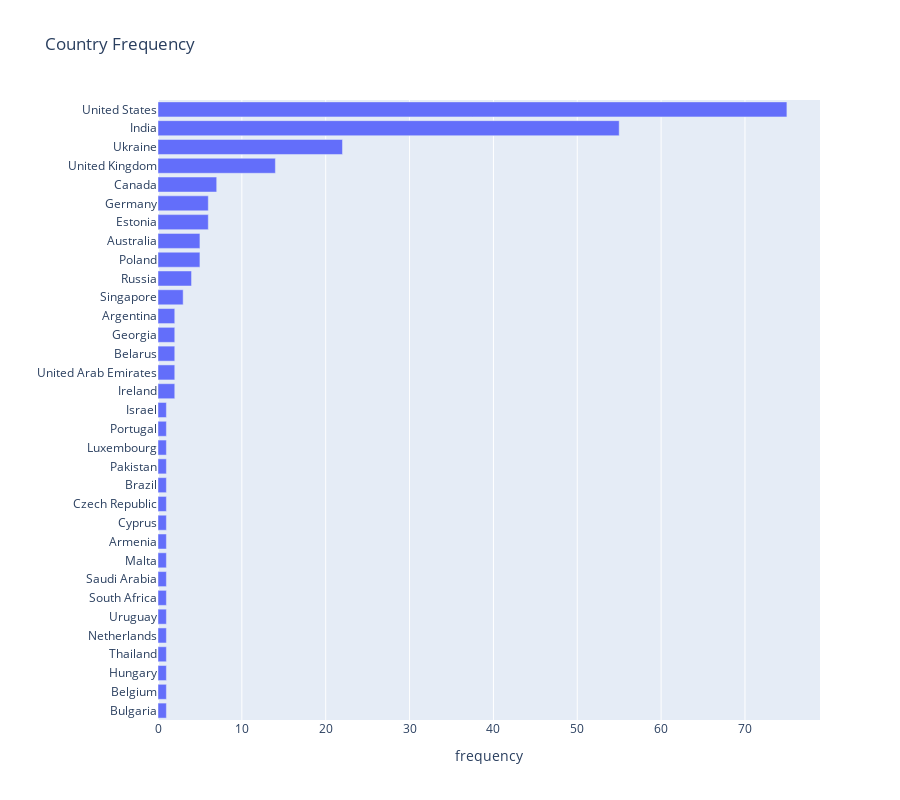

Notebook code for this chart:
### Code cell
px.bar(y=locations.index, x=locations.values, width=900, height=800, 
       title= 'Country Frequency', labels={'y':'', 'x':'frequency'})

### Figure 1 — Plotly figure (JSON) as saved in the notebook; plotly's stock layout.template omitted (floating-point values rounded to 4 significant figures)
{"data": [{"alignmentgroup": "True", "hovertemplate": "frequency=%{x}<br>=%{y}<extra></extra>", "legendgroup": "", "marker": {"color": "#636efa", "pattern": {"shape": ""}}, "name": "", "offsetgroup": "", "orientation": "h", "showlegend": false, "textposition": "auto", "type": "bar", "x": [1, 1, 1, 1, 1, 1, 1, 1, 1, 1, 1, 1, 1, 1, 1, 1, 1, 2, 2, 2, 2, 2, 3, 4, 5, 5, 6, 6, 7, 14, 22, 55, 75], "xaxis": "x", "y": ["Bulgaria", "Belgium", "Hungary", "Thailand", "Netherlands", "Uruguay", "South Africa", "Saudi Arabia", "Malta", "Armenia", "Cyprus", "Czech Republic", "Brazil", "Pakistan", "Luxembourg", "Portugal", "Israel", "Ireland", "United Arab Emirates", "Belarus", "Georgia", "Argentina", "Singapore", "Russia", "Poland", "Australia", "Estonia", "Germany", "Canada", "United Kingdom", "Ukraine", "India", "United States"], "yaxis": "y"}], "layout": {"barmode": "relative", "height": 800, "legend": {"tracegroupgap": 0}, "title": {"text": "Country Frequency"}, "width": 900, "xaxis": {"anchor": "y", "domain": [0, 1], "title": {"text": "frequency"}}, "yaxis": {"anchor": "x", "domain": [0, 1], "title": {"text": ""}}}}
